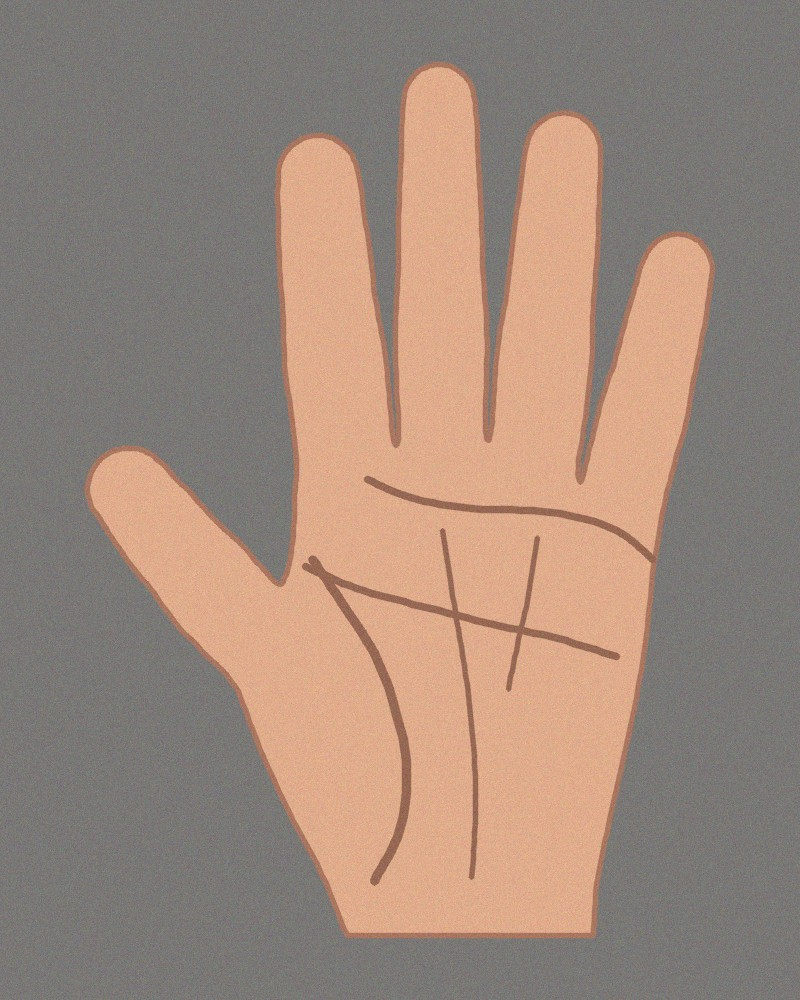
#> input picture backend/tests/data/sample-left.jpg, 800 x 1000 px
$ python -i pipeline.py   (imports and definitions only)   (older library calls are emulated)
#> lines starting #> are read from the running program, lines starting #| are printed output that depends on the picture
"""The image-processing steps, run on the server with OpenCV, and the order they are reported in.

These are the steps the assessment asks to see: grayscale, smoothing (Gaussian blur), contrast (CLAHE), edges (Canny),
thresholding and morphology. Each one runs for real on a working copy of each photo and is sent back as a small
picture (a JPEG data URL, about 400 px), so the website can show original-versus-processed.

The last step, "lines", is where the creases are found. With the hand model installed (and photos of real hands) it is
real: cv/palm.py straightens each palm and builds a ridge map, and cv/lines.py traces and judges the five principal lines.
Otherwise (the website's built-in sample drawings, the tests, or no hand model) the sample finder in cv/standin.py places
them and the reading is labelled a sample.

Nothing is written to disk. The pictures exist for the length of the request.
"""

from __future__ import annotations

import base64
import threading
from collections.abc import Callable

import cv2
import numpy as np

from app.core.clock import iso
from app.core.rand import hash_string
from app.cv.images import CheckedPhoto, js_round
from app.cv.lines import analyse
from app.cv.standin import build_analysis, plan_statuses
from app.llm.gemini import ModelService
from app.llm.report import REAL_META, STAND_IN_META, build_report, count_statuses
from app.llm.translate import translate_reading
from app.llm.writer import write_reading
from app.schemas import Hands, HandSide, PhotoSize, Previews, Reading

#: the longest side of a preview picture
PREVIEW_SIDE = 400
PREVIEW_QUALITY = 80

# the website tints the black-and-white steps warm; the same colours here, in OpenCV's blue-green-red order
TINT_BASE = np.array([32, 18, 24], dtype=np.float32)
TINT_BRIGHT = np.array([170, 214, 255], dtype=np.float32)

#: the six pictures a reading sends back, in order, with the line shown under each step on screen
IMAGE_STAGES: list[tuple[str, str]] = [
    ('gray', 'Colour removed, brightness kept'),
    ('blur', 'Noise and skin texture smoothed away'),
    ('contrast', 'Local contrast lifted so faint creases stand out'),
    ('edges', 'Sharp changes in brightness traced as edges'),
    ('threshold', 'Marks darker than their surroundings turned white, the rest black'),
    ('morphology', 'Tiny specks removed and broken pieces joined'),
]


class Cancelled(Exception):
    """The browser went away. Stop, save nothing."""


# ------------------------------------------------------------------ the steps themselves


def to_gray(bgr: np.ndarray) -> np.ndarray:
    return cv2.cvtColor(bgr, cv2.COLOR_BGR2GRAY)


def gaussian(gray: np.ndarray, sigma: float) -> np.ndarray:
    return cv2.GaussianBlur(gray, (0, 0), sigma)


# [4 lines left out: function clahe, not called in this run]


def canny(gray: np.ndarray) -> np.ndarray:
    """Edges where brightness changes sharply. The thresholds come from the picture itself (the strongest 7% of
    gradients are sure edges), so a dim photo and a bright one are treated alike."""
    gx = cv2.Sobel(gray, cv2.CV_32F, 1, 0, ksize=3)
    gy = cv2.Sobel(gray, cv2.CV_32F, 0, 1, ksize=3)
    magnitude = cv2.magnitude(gx, gy)
    high = max(8.0, float(np.percentile(magnitude, 93)))
    return cv2.Canny(gray, 0.45 * high, high, L2gradient=True)


# [48 lines left out: functions adaptive_threshold, morphology, tinted, run_steps, preview, not called in this run]


# ------------------------------------------------------------------ the whole reading

#: emit(stage, state, detail, previews) sends one progress event to the browser. It is called from the worker thread.
Emit = Callable[[str, str, 'str | None', 'Previews | None'], None]


# [3 lines that did not run here, left out]


# [29 lines that did not run here, left out]


# [20 lines that did not run here, left out]


# [79 lines that did not run here, left out]

>>> import cv2
>>> picture = cv2.imread('../../tests/data/sample-left.jpg', cv2.IMREAD_GRAYSCALE)
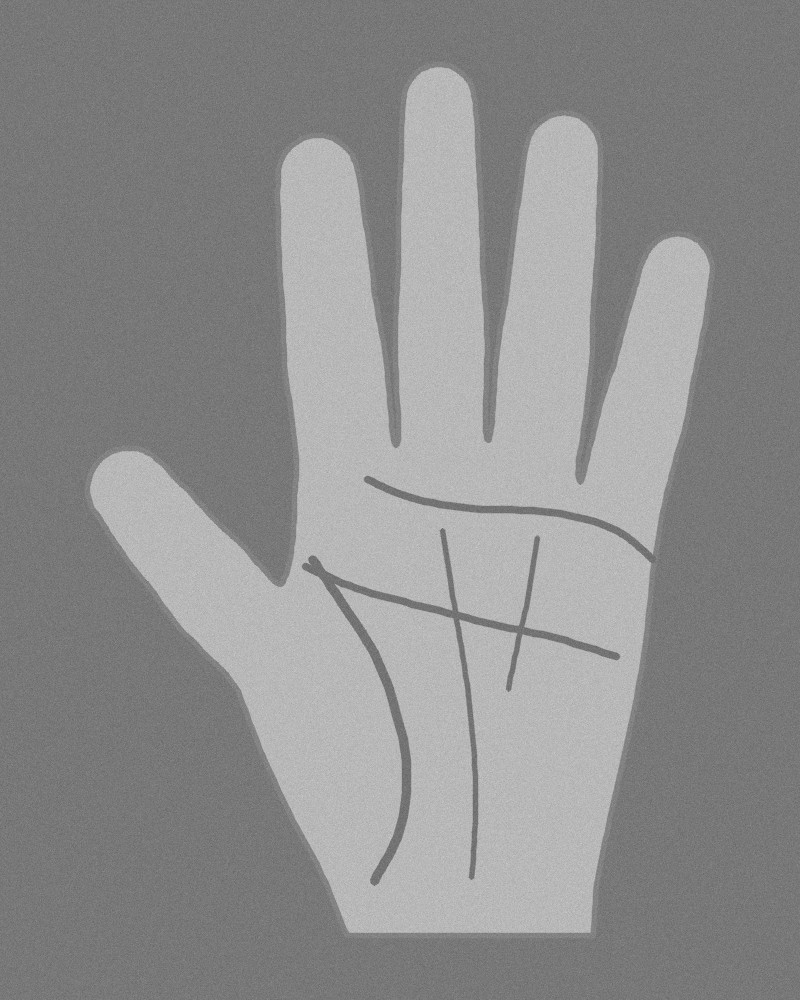
#> picture: shape (1000, 800); min 93, max 207, mean 141.8
>>> result = canny(picture)
#> in canny, `gx = cv2.Sobel(gray, cv2.CV_32F, 1, 0, ksize=3)`:
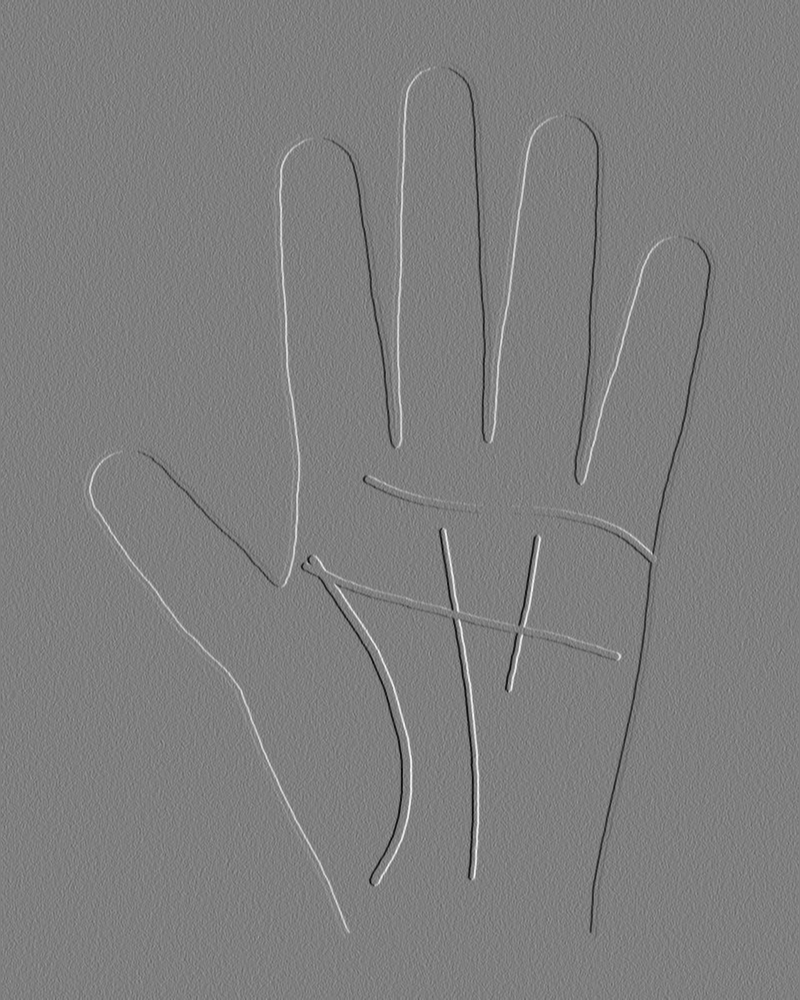
#> gx: shape (1000, 800) float32; min -327, max 328, mean 0; drawn with min black and max white
#> in canny, `gy = cv2.Sobel(gray, cv2.CV_32F, 0, 1, ksize=3)`:
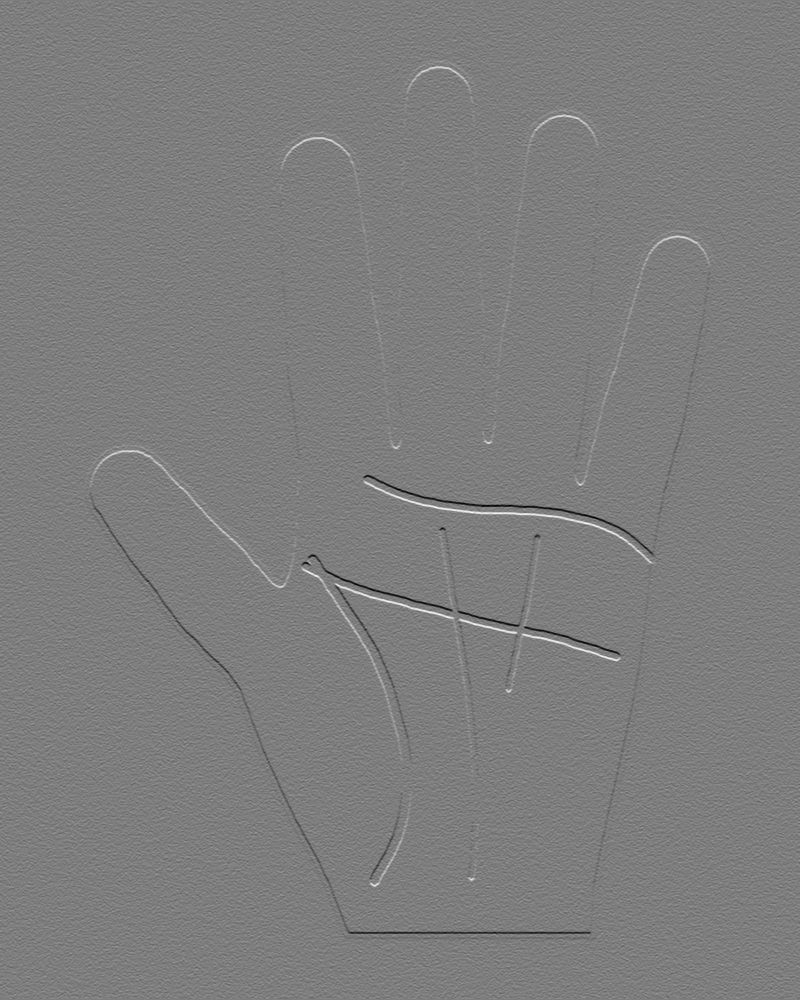
#> gy: shape (1000, 800) float32; min -318, max 326, mean 0; drawn with min black and max white
#> in canny, `magnitude = cv2.magnitude(gx, gy)`:
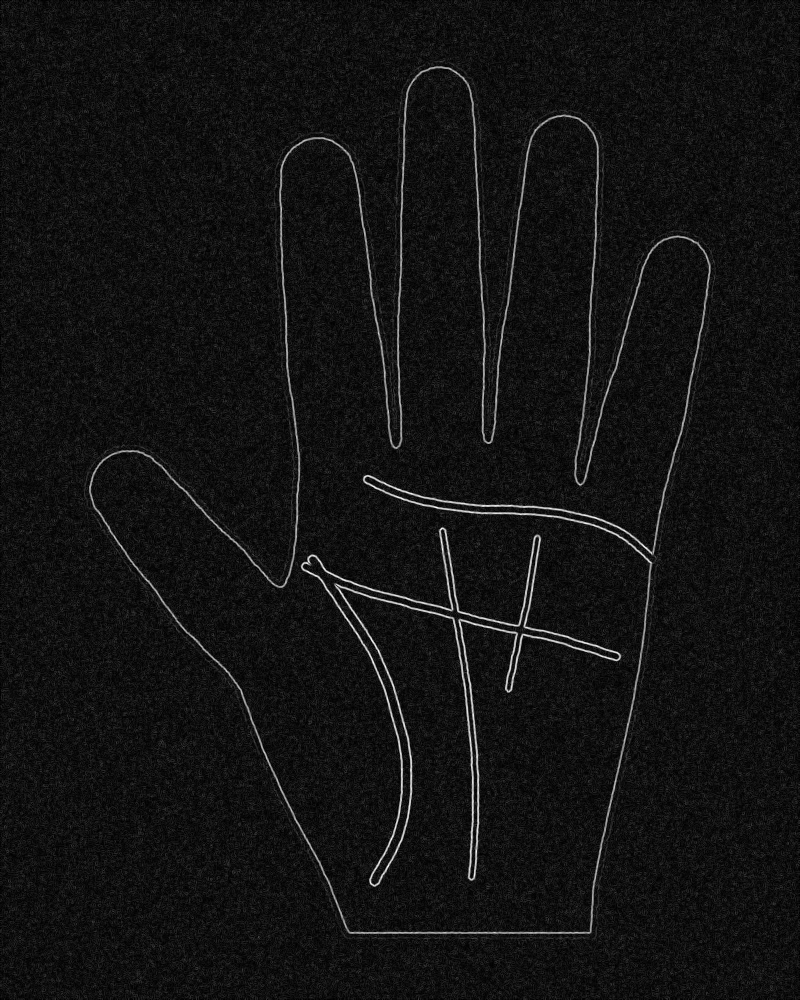
#> magnitude: shape (1000, 800) float32; min 0, max 338.2, mean 25.6; drawn with min black and max white
#> in canny, `high = max(8.0, float(np.percentile(magnitude, 93)))`: high = 43.86
#> in canny, `return cv2.Canny(gray, 0.45 * high, high, L2gradient=True)`:
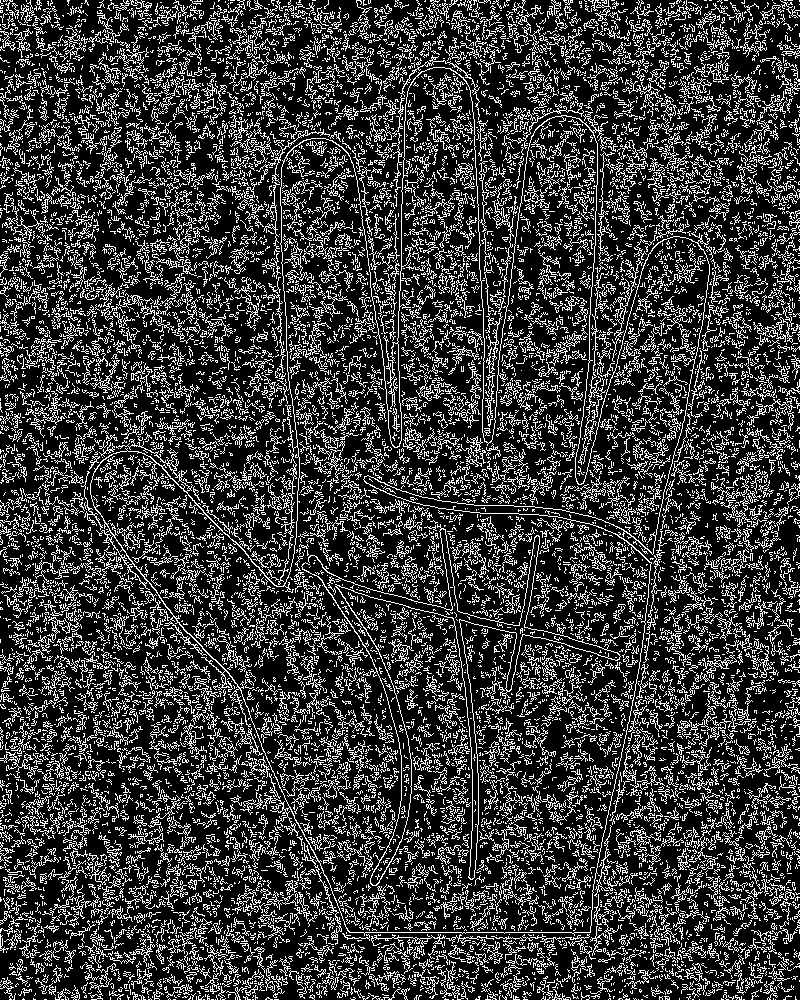
#> returned value: shape (1000, 800); 22.6% white in thin lines or dots

$ run again, on backend/tests/data/sample-right.jpg
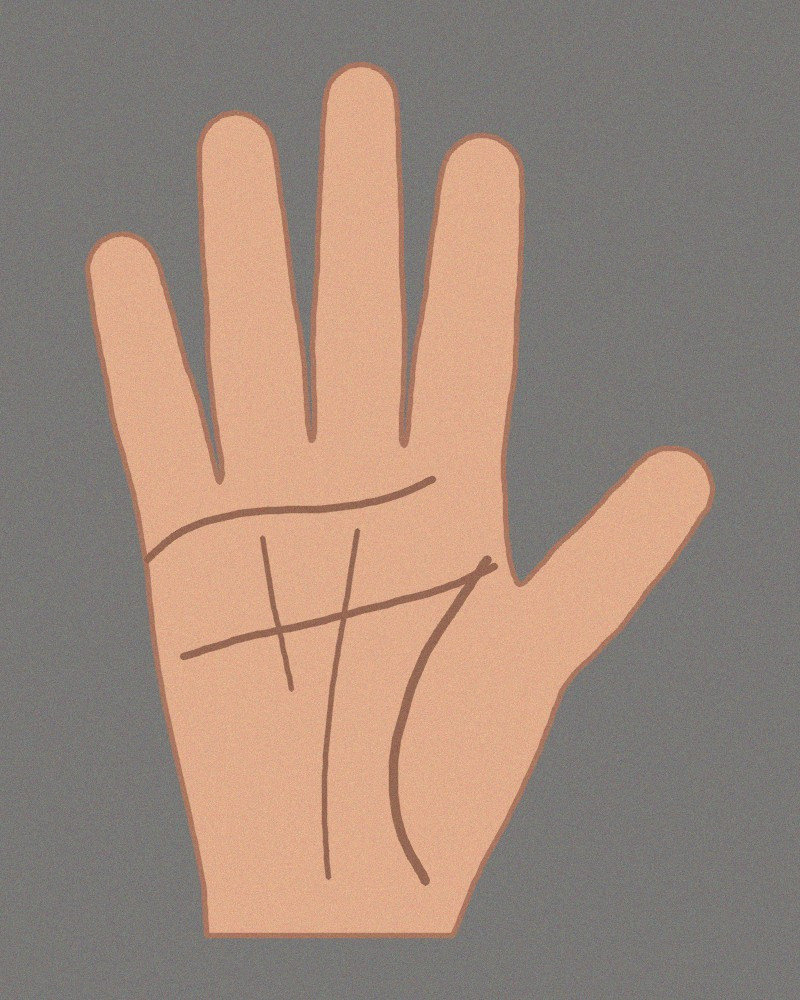
#> input picture backend/tests/data/sample-right.jpg, 800 x 1000 px
#> in canny, `magnitude = cv2.magnitude(gx, gy)`:
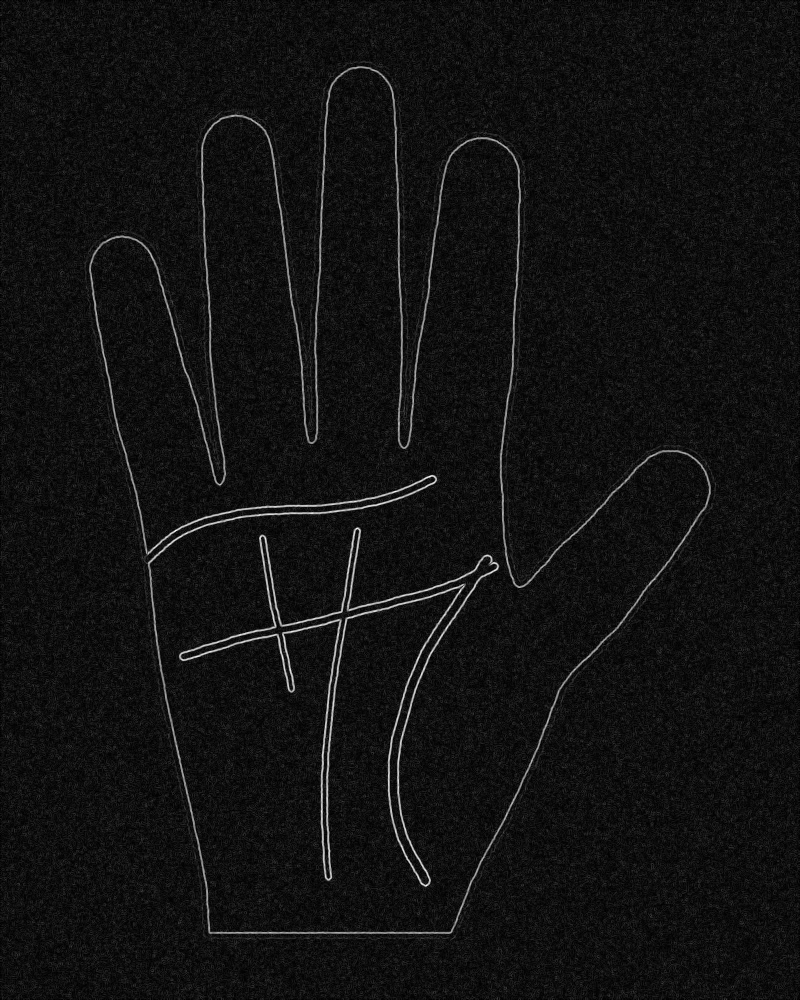
#> magnitude: shape (1000, 800) float32; min 0, max 356.7, mean 25.5; drawn with min black and max white
#> high = 43.84
#> in canny, `return cv2.Canny(gray, 0.45 * high, high, L2gradient=True)`:
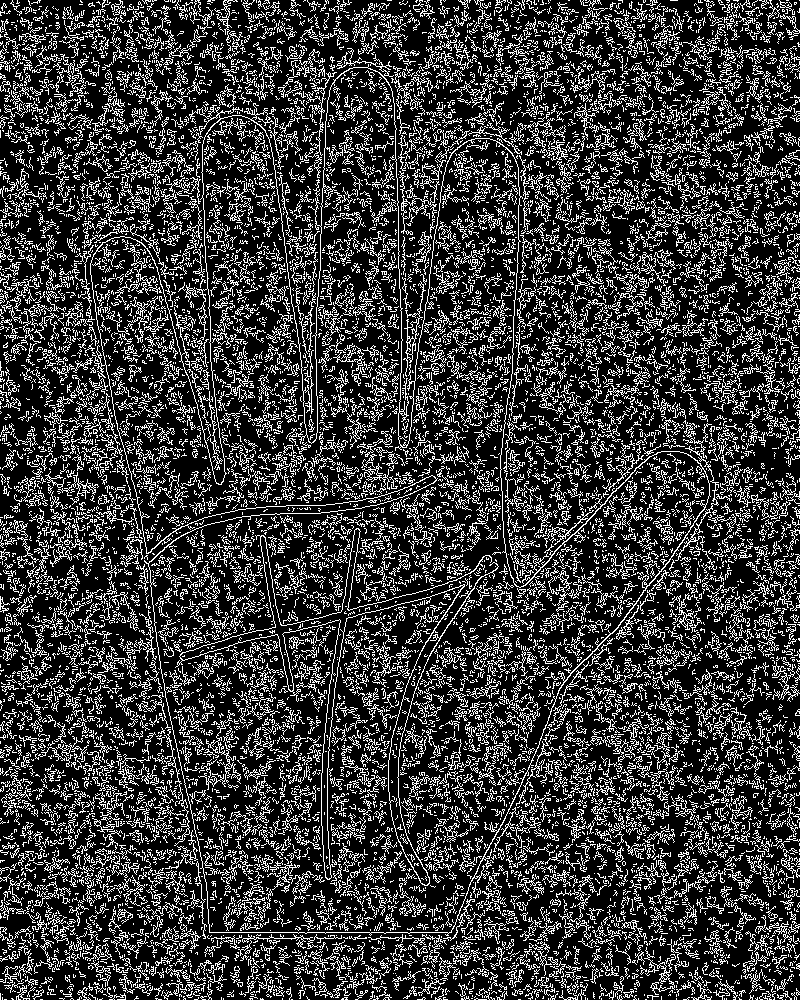
#> returned value: shape (1000, 800); 22.5% white in thin lines or dots
